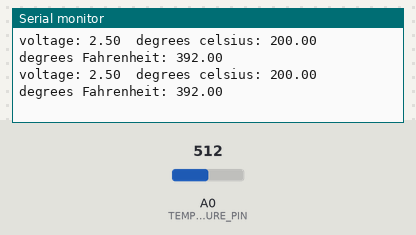
Recording of a sketch running on a simulated Arduino Uno, built with avr-gcc and run on an emulated ATmega328P. Parts: the last lines printed to the serial monitor. The test bench sets the inputs (shaded band); at power-on: A0 (TEMPERATURE_PIN) = 512.

Above: at 1.8 s.
1.9 s: A0 (TEMPERATURE_PIN) set to 716
At 2.8 s:
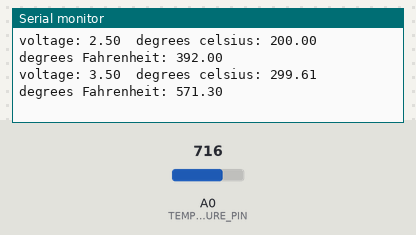
3.4 s: A0 (TEMPERATURE_PIN) set to 900
At 4.6 s:
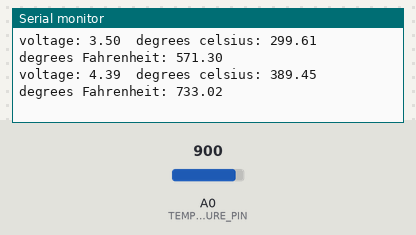
Timing chart, 0 to 6.4 s (numbered marks = the images above; inputs shaded):
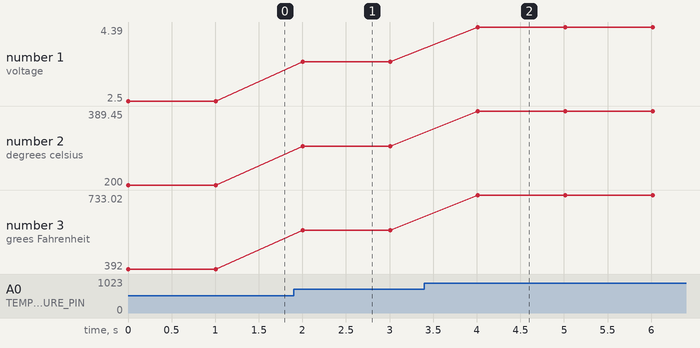

The sketch:

Projekt_12-TempSensor.ino
```cpp
/*********************************************************************
* Projekt 12 - TEMPERATUR SENSOR
* Använd fönstret "seriell monitor" för att läsa en temperatursensor.
**********************************************************************/

// använder den analoga ingången A0 för att mäta
// temperaturgivarens signalstift.
const int TEMPERATURE_PIN = A0;


void setup()
{
  Serial.begin(9600);
}


void loop()
{
  // Deklarerar 3 variabler som ett heltal med decimaler.
  float voltage, degreesCelsius, degreesFahrenheit;

  // Mäter spänningen vid det analoga stiftet
  voltage = getVoltage(TEMPERATURE_PIN);

  // Omvandlar spänningen till grader Celsius
  degreesCelsius = (voltage - 0.5) * 100.0;

  // Onvandlar grader Celsius till Fahrenheit
  degreesFahrenheit = degreesCelsius * (9.0 / 5.0) + 32.0;

  Serial.print("voltage: ");
  Serial.print(voltage);
  Serial.print("  degrees celsius: ");
  Serial.print(degreesCelsius);
  Serial.print("  degrees Fahrenheit: ");
  Serial.println(degreesFahrenheit);

  delay(1000); //upprepa en gång per sekund (ändra som du vill!)
}

/**********************************************************************
 * Funktionen omvandlar värdet 0 till 1023 som analogRead() returnerar,
 * till ett 0,0 till 5,0-värde som är den sanna spänningen.
 ***********************************************************************/
float getVoltage(int pin)
{
    return (analogRead(pin) * 0.004882814);
}
```

Measured:
- after the input at 1.9 s, the serial monitor: prints a new line after 0.11 s (image 1)
- after the input at 3.4 s, the serial monitor: prints a new line after 0.61 s (image 2)
- plotted number 1: 2.5 → 3.5 after the input at 1.9 s, 3.5 → 4.39 after the input at 3.4 s
- plotted number 2: 200 → 299.61 after the input at 1.9 s, 299.61 → 389.45 after the input at 3.4 s
- plotted number 3: 392 → 571.3 after the input at 1.9 s, 571.3 → 733.02 after the input at 3.4 s
